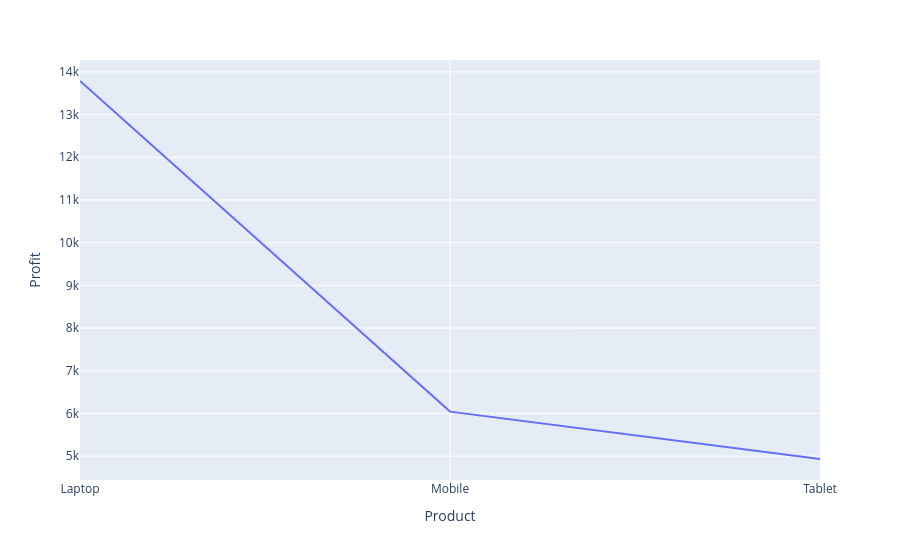

Notebook code for this chart:
### Code cell
# 7. Using groupby('Product'), calculate the average Profit of each product and create a line chart.
productProfit = df.groupby("Product")["Profit"].mean().reset_index()

px.line(
    productProfit,
    x = "Product",
    y = "Profit",
    # markers = True
)

### Figure 1 — Plotly figure (JSON) as saved in the notebook; plotly's stock layout.template omitted (floating-point values rounded to 4 significant figures)
{"data": [{"hovertemplate": "Product=%{x}<br>Profit=%{y}<extra></extra>", "legendgroup": "", "line": {"color": "#636efa", "dash": "solid"}, "marker": {"symbol": "circle"}, "mode": "lines", "name": "", "orientation": "v", "showlegend": false, "type": "scatter", "x": ["Laptop", "Mobile", "Tablet"], "xaxis": "x", "y": [13790.0, 6043.0, 4933.0], "yaxis": "y"}], "layout": {"legend": {"tracegroupgap": 0}, "margin": {"t": 60}, "xaxis": {"anchor": "y", "domain": [0, 1], "title": {"text": "Product"}}, "yaxis": {"anchor": "x", "domain": [0, 1], "title": {"text": "Profit"}}}}
